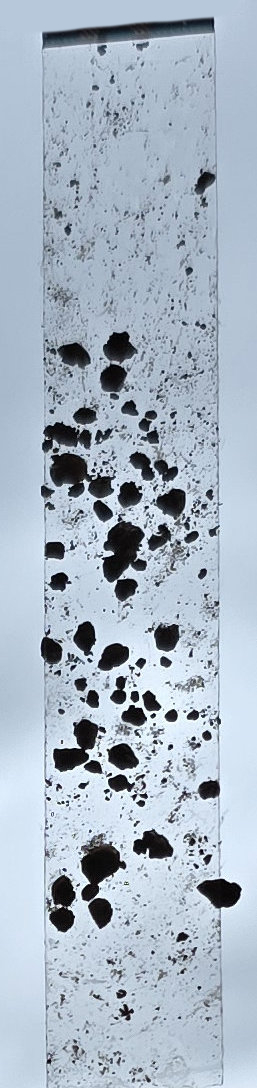
#> input picture Preliminary Sensor Testing/psd_test.jpg, 257 x 1088 px, given in place of the camera
$ python microscope_pano.py
#> lines starting #> are read from the running program, lines starting #| are printed output that depends on the picture; after the words box and inside, x2 and y2 are one past the last pixel; in counts of white or black regions, pixels touching at a corner belong together
import cv2
import os
import numpy as np

def capture_on_keypress_and_create_pano(camera_index=0, output_folder="images/"):
    """
    Capture images on keypress and stitch them into a panorama.

    :param camera_index: Index of the camera to use.
    :param output_folder: Folder to save the captured images.
    """
    # Open the camera
    cap = cv2.VideoCapture(camera_index)

    if not cap.isOpened():
        print("Error: Could not open camera.")
        return

    # Create output folder if it doesn't exist
    if not os.path.exists(output_folder):
        os.makedirs(output_folder)

    images = []  # List to store captured images
    image_counter = 0

    while True:
        ret, frame = cap.read()
        if not ret:
            print("Error: Could not read frame.")
            break

        # Display the live feed
        cv2.imshow("Live Feed", frame)

        # Wait for a key press
        key = cv2.waitKey(1) & 0xFF

        # Capture the image when the 'c' key is pressed
        if key == ord('c'):
            image_counter += 1
            image_path = os.path.join(output_folder, f"captured_image_{image_counter}.jpg")
            cv2.imwrite(image_path, frame)
            images.append(frame)  # Add the captured frame to the images list
            print(f"Image captured and saved as {image_path}")

        # Exit the loop when 'q' key is pressed
        elif key == ord('q'):
            print("Exiting...")
            break

    # Release the camera and close all windows
    cap.release()
    cv2.destroyAllWindows()

def stitch_images_incrementally(images, visualize=False, mode='homography'):
    """
    Incrementally stitches a list of images into a panorama.

    :param images: List of images to stitch together.
    :param visualize: If True, show intermediate visualization windows for each step.
    :param mode: 'homography' (default) or 'translation' to force translation-only alignment.
    :return: Final stitched panorama image.
    """
    if len(images) < 2:
        print("At least 2 images are required to create a panorama.")
        return None

    print("Stitching images incrementally into a panorama...")
    pano = images[0]  # Start with the first image

    # Incrementally stitch images
    for i in range(1, len(images)):
        print(f"Stitching image {i+1} into panorama (step {i})...")
        pano = stitch_images(pano, images[i], visualize=visualize, step=i, mode=mode)
        if pano is None:
            print(f"Stitching failed between image {i} and {i+1}.")
            break

    return pano
def stitch_images(pano, image, visualize=False, step=0, mode='homography'):
    """
    Stitch a new image into the current panorama using feature matching + homography.
    Returns the updated panorama or None on failure.
    If visualize=True, shows intermediate images and waits for a keypress between steps.
    """
    # Ensure 3-channel BGR images
    if pano.ndim == 2:
        pano = cv2.cvtColor(pano, cv2.COLOR_GRAY2BGR)
    if image.ndim == 2:
        image = cv2.cvtColor(image, cv2.COLOR_GRAY2BGR)

    # Initialize SIFT detector
    sift = cv2.SIFT_create()

    # Detect keypoints and descriptors
    kp1, des1 = sift.detectAndCompute(pano, None)   # pano keypoints
    kp2, des2 = sift.detectAndCompute(image, None)  # new image keypoints

    if des1 is None or des2 is None:
        print("Not enough descriptors for matching.")
        return None

    # Use BFMatcher with kNN and Lowe's ratio test
    bf = cv2.BFMatcher()
    knn_matches = bf.knnMatch(des2, des1, k=2)  # match image -> pano
    good = []
    ratio = 0.75
    for m_n in knn_matches:
        if len(m_n) != 2:
            continue
        m, n = m_n
        if m.distance < ratio * n.distance:
            good.append(m)

    if len(good) < 4:
        print(f"Not enough good matches: {len(good)}")
        return None

    # Visualize keypoints and matches
    if visualize:
        kp_img = cv2.drawKeypoints(image, kp2, None, flags=cv2.DRAW_MATCHES_FLAGS_DRAW_RICH_KEYPOINTS)
        kp_pano = cv2.drawKeypoints(pano, kp1, None, flags=cv2.DRAW_MATCHES_FLAGS_DRAW_RICH_KEYPOINTS)
        cv2.imshow(f"Step {step}: Image keypoints", cv2.resize(kp_img, (min(kp_img.shape[1], 1200), min(kp_img.shape[0], 800))))
        cv2.imshow(f"Step {step}: Pano keypoints", cv2.resize(kp_pano, (min(kp_pano.shape[1], 1200), min(kp_pano.shape[0], 800))))
        matches_img = cv2.drawMatches(image, kp2, pano, kp1, good, None,
                                      flags=cv2.DrawMatchesFlags_NOT_DRAW_SINGLE_POINTS)
        cv2.imshow(f"Step {step}: Matches ({len(good)})", cv2.resize(matches_img, (min(matches_img.shape[1], 1400), min(matches_img.shape[0], 900))))
        k = cv2.waitKey(0) & 0xFF
        if k == ord('q'):
            cv2.destroyAllWindows()
            return None
        cv2.destroyWindow(f"Step {step}: Image keypoints")
        cv2.destroyWindow(f"Step {step}: Pano keypoints")
        cv2.destroyWindow(f"Step {step}: Matches ({len(good)})")

    # Points from image (src) to pano (dst)
    src_pts = np.float32([kp2[m.queryIdx].pt for m in good]).reshape(-1, 1, 2)
    dst_pts = np.float32([kp1[m.trainIdx].pt for m in good]).reshape(-1, 1, 2)

    # choose mode
    if mode == 'translation':
        # Estimate pure translation by median offset of matched keypoints (dst - src).
        diffs = (dst_pts - src_pts).reshape(-1, 2)
        tx = float(np.median(diffs[:, 0]))
        ty = float(np.median(diffs[:, 1]))
        H = np.array([[1.0, 0.0, tx],
                      [0.0, 1.0, ty],
                      [0.0, 0.0, 1.0]], dtype=np.float64)
        # Plausibility check
        max_dim = max(pano.shape[1], pano.shape[0], image.shape[1], image.shape[0])
        if abs(tx) > max_dim * 2 or abs(ty) > max_dim * 2:
            print(f"Estimated translation implausible (tx={tx:.1f}, ty={ty:.1f}), aborting.")
            return None
    else:
        # Compute homography that maps image -> pano
        H, mask = cv2.findHomography(src_pts, dst_pts, cv2.RANSAC, 5.0)
        if H is None:
            print("Homography computation failed.")
            return None

    h1, w1 = pano.shape[:2]
    h2, w2 = image.shape[:2]

    # Compute transformed corners to determine output canvas size
    corners_img = np.float32([[0, 0], [w2, 0], [w2, h2], [0, h2]]).reshape(-1, 1, 2)
    warped_corners = cv2.perspectiveTransform(corners_img, H)
    pano_corners = np.float32([[0, 0], [w1, 0], [w1, h1], [0, h1]]).reshape(-1, 1, 2)

    all_corners = np.concatenate((warped_corners, pano_corners), axis=0)
    [xmin, ymin] = np.int32(all_corners.min(axis=0).ravel() - 0.5)
    [xmax, ymax] = np.int32(all_corners.max(axis=0).ravel() + 0.5)

    translate = [-xmin, -ymin]
    H_trans = np.array([[1, 0, translate[0]],
                        [0, 1, translate[1]],
                        [0, 0, 1]]) @ H

    out_width = xmax - xmin
    out_height = ymax - ymin

    # Warp the new image into the panorama coordinate frame
    warped_image = cv2.warpPerspective(image, H_trans, (out_width, out_height))

    # Visualize warped image and transformed corners
    if visualize:
        cv2.imshow(f"Step {step}: Warped image", cv2.resize(warped_image, (min(warped_image.shape[1], 1400), min(warped_image.shape[0], 900))))
        k = cv2.waitKey(0) & 0xFF
        if k == ord('q'):
            cv2.destroyAllWindows()
            return None
        cv2.destroyWindow(f"Step {step}: Warped image")

    # Create canvas and place pano into it
    canvas = np.zeros((out_height, out_width, 3), dtype=np.uint8)
    x_off, y_off = translate
    canvas[y_off:y_off + h1, x_off:x_off + w1] = pano

    # Visualize canvas before blending
    if visualize:
        cv2.imshow(f"Step {step}: Canvas before blend", cv2.resize(canvas, (min(canvas.shape[1], 1400), min(canvas.shape[0], 900))))
        k = cv2.waitKey(0) & 0xFF
        if k == ord('q'):
            cv2.destroyAllWindows()
            return None
        cv2.destroyWindow(f"Step {step}: Canvas before blend")

        # Create masks and blend where both images contribute
    mask_canvas = (canvas > 0).any(axis=2)
    mask_warp = (warped_image > 0).any(axis=2)

    overlap = mask_canvas & mask_warp
    only_canvas = mask_canvas & ~mask_warp
    only_warp = mask_warp & ~mask_canvas

    # Visualize overlap mask
    if visualize:
        mask_vis = np.zeros_like(canvas)
        mask_vis[only_canvas] = (0, 255, 0)   # green = only pano
        mask_vis[only_warp] = (255, 0, 0)     # blue = only warped image
        mask_vis[overlap] = (0, 0, 255)       # red = overlap
        cv2.imshow(f"Step {step}: Contribution mask", cv2.resize(mask_vis, (min(mask_vis.shape[1], 1400), min(mask_vis.shape[0], 900))))
        k = cv2.waitKey(0) & 0xFF
        if k == ord('q'):
            cv2.destroyAllWindows()
            return None
        cv2.destroyWindow(f"Step {step}: Contribution mask")

    # Convert to float for blending
    canvas_f = canvas.astype(np.float32)
    warp_f = warped_image.astype(np.float32)

    # --- Improved blending: exposure compensation + distance-transform feathering ---
    # Simple exposure compensation: match mean color in the overlap
    if np.any(overlap):
        eps = 1e-8
        mean_canvas = np.array([canvas_f[..., c][overlap].mean() if np.any(overlap) else 1.0 for c in range(3)])
        mean_warp = np.array([warp_f[..., c][overlap].mean() if np.any(overlap) else 1.0 for c in range(3)])
        gain = mean_canvas / (mean_warp + eps)
        # Limit gain to avoid extreme scaling
        gain = np.clip(gain, 0.7, 1.3)
        warp_f = warp_f * gain.reshape(1, 1, 3)

    # Create smooth alpha using distance transform so seam fades gradually
    mask_canvas_u8 = (mask_canvas.astype(np.uint8) * 255)
    mask_warp_u8 = (mask_warp.astype(np.uint8) * 255)

    # Distance transform (zero outside the mask)
    dist_canvas = cv2.distanceTransform(mask_canvas_u8, cv2.DIST_L2, 5).astype(np.float32)
    dist_warp = cv2.distanceTransform(mask_warp_u8, cv2.DIST_L2, 5).astype(np.float32)

    alpha_warp = np.zeros((out_height, out_width), dtype=np.float32)
    sum_dist = dist_warp + dist_canvas
    # Where both present, weight by relative distance to boundary
    overlap_idx = overlap
    alpha_warp[overlap_idx] = dist_warp[overlap_idx] / (sum_dist[overlap_idx] + 1e-8)
    # Only-warp and only-canvas regions
    alpha_warp[only_warp] = 1.0
    alpha_warp[only_canvas] = 0.0

    # Expand alpha to 3 channels and blend
    alpha_3 = np.repeat(alpha_warp[:, :, np.newaxis], 3, axis=2)
    result_f = canvas_f * (1.0 - alpha_3) + warp_f * alpha_3

    result = np.clip(result_f, 0, 255).astype(np.uint8)

    # Visualize final stitched result for this step
    if visualize:
        cv2.imshow(f"Step {step}: Result", cv2.resize(result, (min(result.shape[1], 1400), min(result.shape[0], 900))))
        k = cv2.waitKey(0) & 0xFF
        if k == ord('q'):
            cv2.destroyAllWindows()
            return None
        cv2.destroyWindow(f"Step {step}: Result")

    return result

def main():
    # Call the function to start live feed and capture images on keypress
    capture_on_keypress_and_create_pano(camera_index=12, output_folder="images/")
#> in capture_on_keypress_and_create_pano, frame is the input picture: shape (1088, 257, 3); mean B, G, R 196.2, 182, 168.7
#> (key q is pressed here)
    images = []

    # os hunt for 'captured_image_X.jpg' in images/ folder
    # need to specially load them in ascending numeric order
    for root, dirs, files in os.walk("images/"):
        files.sort(key=lambda f: int(os.path.splitext(f)[0].split('_')[-1]))
        for file in files:
            if file.startswith("captured_image_") and file.endswith(".jpg"):
                images.append(cv2.imread(os.path.join(root, file)))
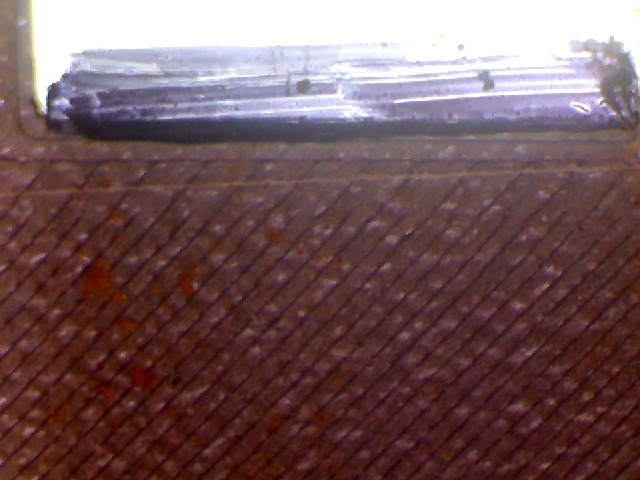
#> input picture Preliminary Sensor Testing/images/captured_image_1.jpg, 640 x 480 px

    if images:
        stitch_mode = 'translation'  # 'homography' or 'translation'
#> stitch_mode = 'translation'
        panorama = stitch_images_incrementally(images, visualize=False, mode=stitch_mode)
#> in stitch_images_incrementally, pano is the input picture: shape (480, 640, 3); mean B, G, R 89.7, 87.9, 115.7
#> the loop in stitch_images_incrementally, `for i in range(1, len(images)):` made 2 passes
#> pass 1, in stitch_images, `warped_image = cv2.warpPerspective(image, H_trans, (out_width, out_hei..`:
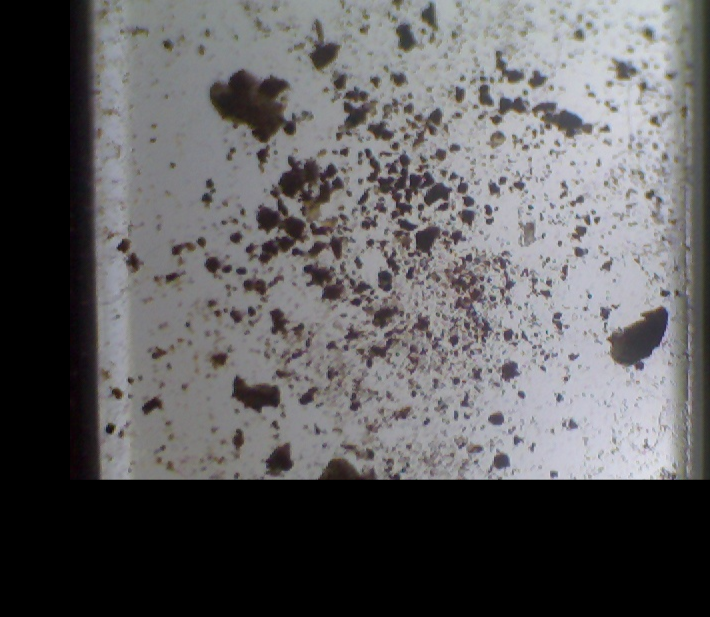
#> warped_image: shape (617, 710, 3); mean B, G, R 94.6, 93.1, 94.2
#> pass 1, in stitch_images, `mask_canvas = (canvas > 0).any(axis=2)`:
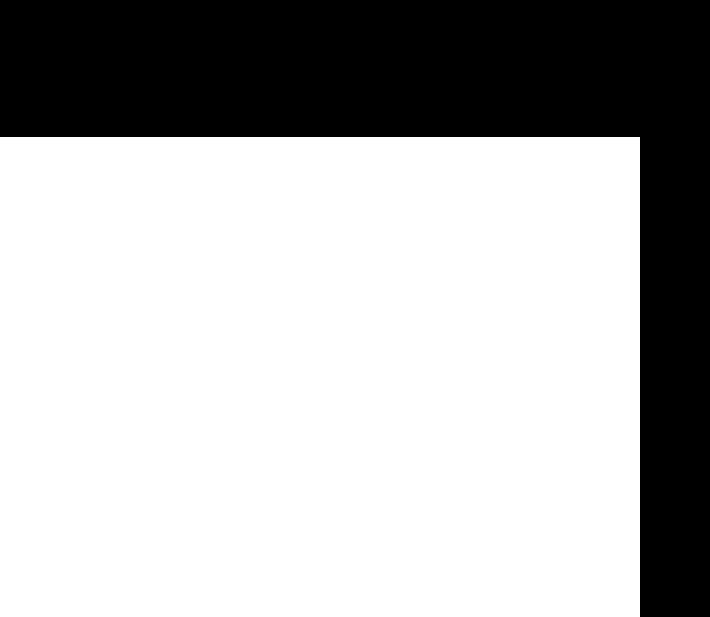
#> mask_canvas: shape (617, 710) bool; 70.1% white; 1 black region, box (x1, y1, x2, y2) and area: (0, 0, 710, 617) 130870
#> pass 1, in stitch_images, `mask_warp = (warped_image > 0).any(axis=2)`:
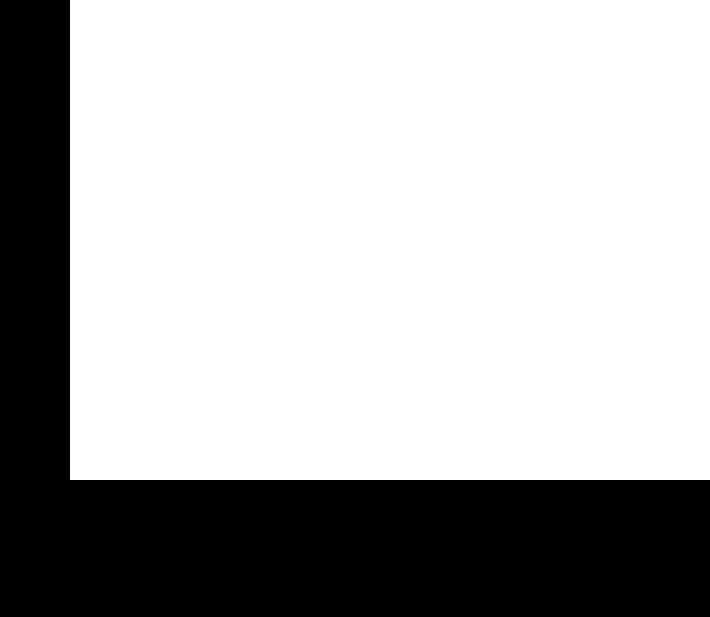
#> mask_warp: shape (617, 710) bool; 70.1% white; 1 black region, box (x1, y1, x2, y2) and area: (0, 0, 710, 617) 130870
#> pass 1, in stitch_images, `overlap = mask_canvas & mask_warp`:
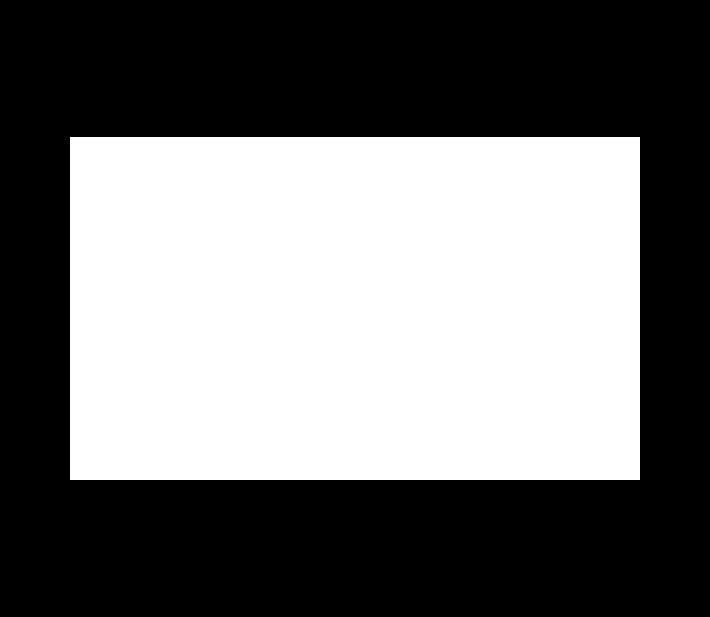
#> overlap: shape (617, 710) bool; 44.6% white; 1 white region, box (x1, y1, x2, y2) and area: (70, 137, 640, 480) 195510
#> after the loop in stitch_images_incrementally, `for i in range(1, len(images)):`:
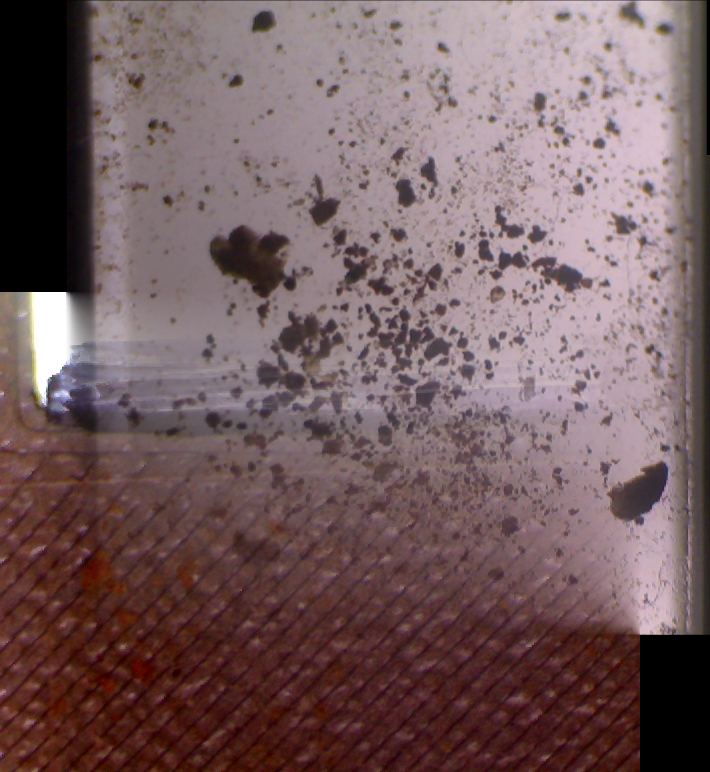
#> pano: shape (772, 710, 3); mean B, G, R 96, 93.6, 117.3
        if panorama is not None:
            cv2.imshow("Final Panorama", cv2.resize(panorama, (min(panorama.shape[1], 1400), min(panorama.shape[0], 900))))
            #wait for 5s
            cv2.waitKey(5000)
            cv2.destroyAllWindows()
            cv2.imwrite("microscope_panorama.jpg", panorama)
            print("Panorama created and saved as microscope_panorama.jpg")
        else:
            print("Failed to create panorama.")
    else:
        print("No images to stitch.")

if __name__ == "__main__":
    main()
